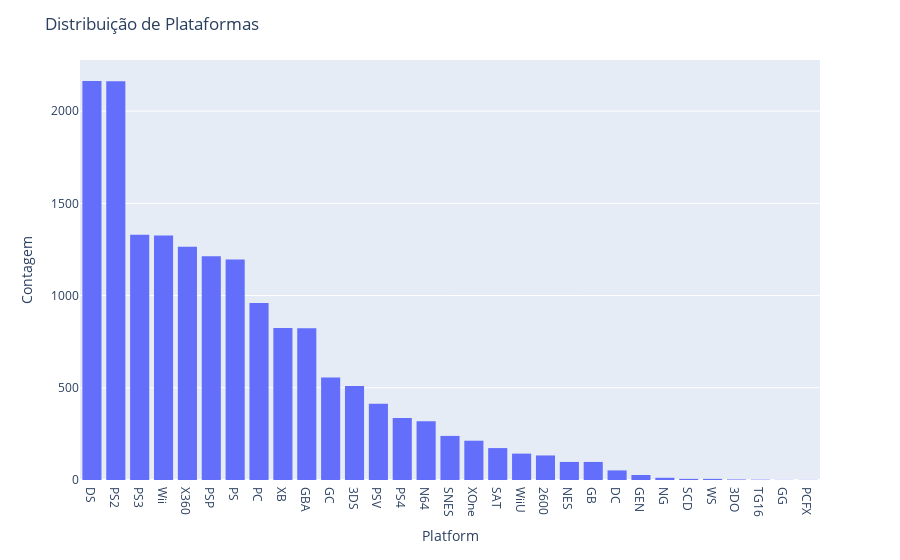

Source (notebook cell):
### Code cell
fig = px.histogram(df, x='Platform')

fig.update_xaxes(categoryorder='total descending')

fig.update_layout(title='Distribuição de Plataformas',
                 xaxis_title='Platform',
                 yaxis_title='Contagem')

fig.show()

### Figure 1 — Plotly figure (JSON) as saved in the notebook; plotly's stock layout.template omitted (floating-point values rounded to 4 significant figures; data arrays with more than 128 entries replaced by an {"elided": "..."} marker saying what was removed)
{"data": [{"alignmentgroup": "True", "bingroup": "x", "hovertemplate": "Platform=%{x}<br>count=%{y}<extra></extra>", "legendgroup": "", "marker": {"color": "#636efa", "pattern": {"shape": ""}}, "name": "", "offsetgroup": "", "orientation": "v", "showlegend": false, "type": "histogram", "x": {"elided": "16598 str values"}, "xaxis": "x", "yaxis": "y"}], "layout": {"barmode": "relative", "legend": {"tracegroupgap": 0}, "margin": {"t": 60}, "title": {"text": "Distribuição de Plataformas"}, "xaxis": {"anchor": "y", "categoryorder": "total descending", "domain": [0, 1], "title": {"text": "Platform"}}, "yaxis": {"anchor": "x", "domain": [0, 1], "title": {"text": "Contagem"}}}}
